Frame 1 (no input): blank canvas, image omitted
Frame 60 (the mouse pressed at the canvas centre just before this capture): blank canvas, image omitted
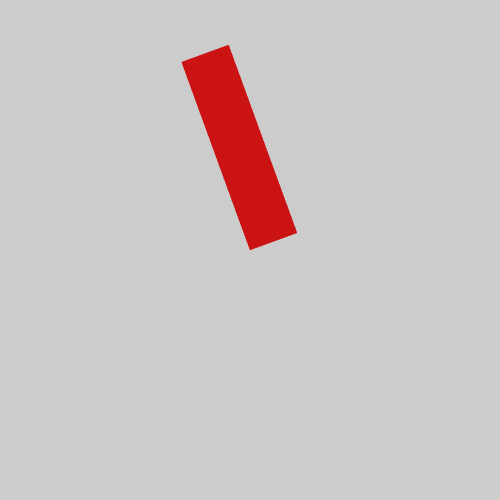
Frame 120 (the mouse held since frame 60 and released just before this capture)

The Processing sketch whose frames 1 and 60 were blank and that drew this single picture after the mouse press (run headless with seeded random() and noise(); from frame 60 on, the mouse is pressed at the canvas centre):

// Processing sketch: sketch_180321_template_exercice
// ── sketch_180321_template_exercice.pde
// ----------------------------------------------
/* 
Plutôt que d'écrire : 
PShape forme0;
PShape forme1;
PShape forme2;
Nous écrivons cette syntaxe qui permet de définir par le biais de tableau 3 variables forme[0],forme[1],forme[2]
(Notez bien les crochets)
*/ 
PShape[] forme = new PShape[3];

/*
Cette variable va nous servir pour « sélectionner » une de nos trois formes
*/

PShape formeCourante;

// ----------------------------------------------
void setup() 
{
  size(500,500);

  /*
    On aurait pu écrire aussi 
    for (int i=0 ; i<3; i=i+1)
    {
      forme[i] = createShape();
    }
  */
  forme[0] = createShape();
  forme[1] = createShape();
  forme[2] = createShape();

  /*
    Définition des points qui vont constituer nos trois formes
    Notez que les options de dessin (couleur, noStroke, etc...) se définissent ici et non au moment du dessin
  */
  forme[0].beginShape();
  forme[0].noStroke();
  forme[0].fill(200,0,0,10);
  forme[0].vertex(0,0);
  forme[0].vertex(200,0);
  forme[0].vertex(200,50);
  forme[0].vertex(0,50);
  forme[0].endShape(CLOSE);

  forme[1].beginShape();
  /* À vous de jouer */ 
  forme[1].endShape(CLOSE);

  forme[2].beginShape();
  /* À vous de jouer */ 
  forme[2].endShape(CLOSE);
  
  formeCourante = forme[0];
}

// ----------------------------------------------
void draw()
{
  // Déplacement au centre de l'écran
  translate(width/2, height/2);
  // Rotation en fonction de la position de la souris
  rotate( radians(mouseX) );
  // Si l'utilisateur appui sur un bouton de la souris alors ... 
  if (mousePressed)
  {
    // ... on dessine la forme courante à la position courante
    // À essayer : changer les coordonnées (0,0)
    shape(formeCourante,0,0);
  }
}

// ----------------------------------------------
void keyPressed()
{
  // Si la touche est 'a', on définit la forme courante 0
  if (key == 'a')
  {
    formeCourante = forme[0];
  }
  // Si la touche est 'b', on définit la forme courante 1
  else if (key == 'b')
  {
    formeCourante = forme[1];
  }
  // Si la touche est 'c', on définit la forme courante 2
  else if (key == 'c')
  {
    formeCourante = forme[2];
  }
  else if (key == 's')
  {
    /* Faire une capture d'écran */
  }


}
